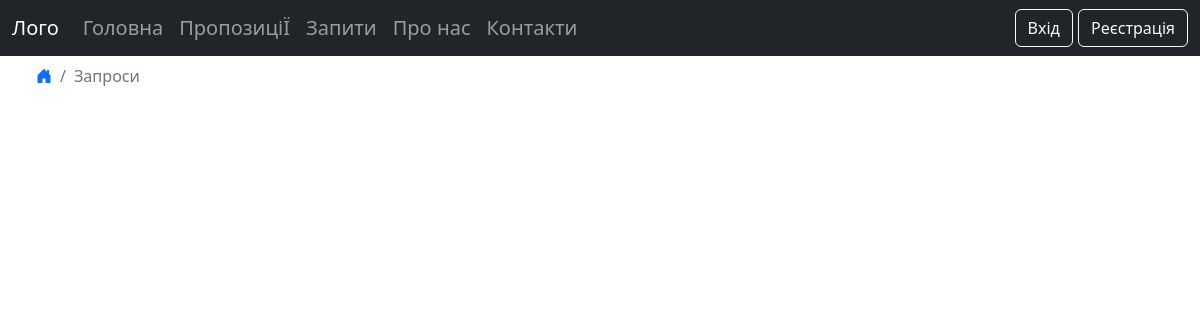
The app's page /requests/, older data.
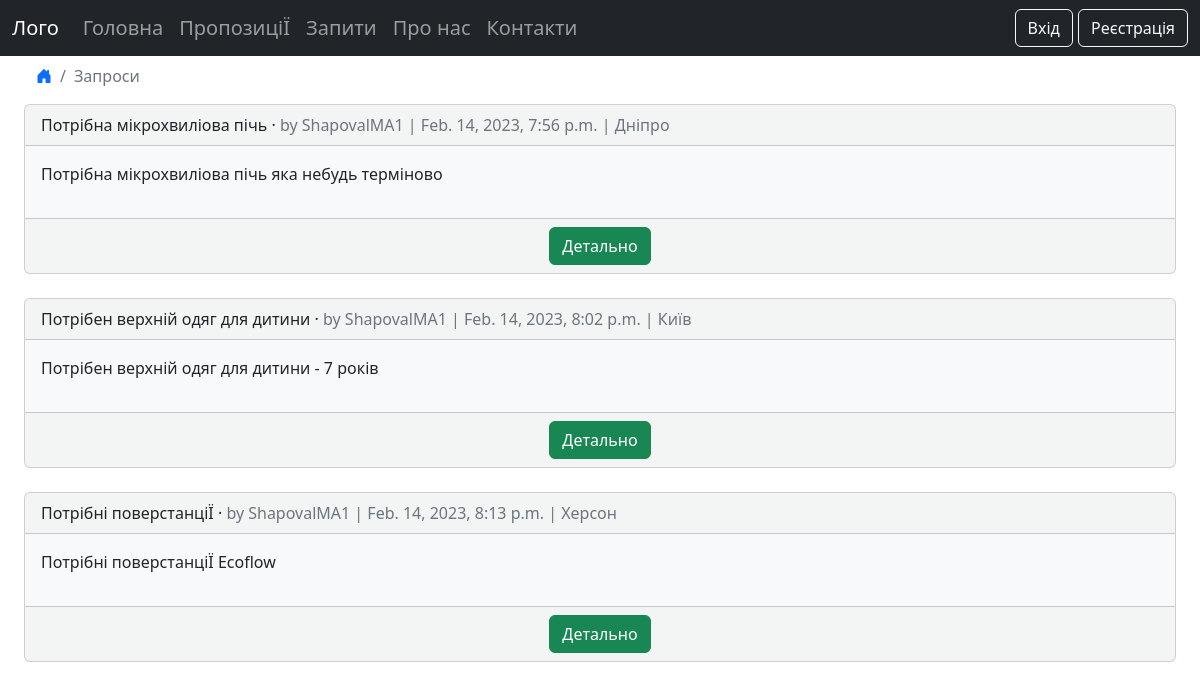
The same page, newer data.
### requests/models.py (models this page shows, shortened)
class Requests(models.Model):
    title = models.CharField(max_length=255)
    body = models.TextField('Опис', max_length=255)
    location = models.TextField(blank=True)
    date = models.DateTimeField(auto_now_add=True)
    author = models.ForeignKey(
        'accounts.CustomUser',
        on_delete=models.CASCADE,
    )

### accounts/models.py (models this page shows)
class CustomUser(AbstractUser):
    phone = models.CharField(max_length=15)

### requests/views.py (the view)
# urls.py: path("", RequestsListView.as_view(), name="requests_list"),
class RequestsListView(ListView):
    model = Requests
    template_name = "requests_list.html"

### templates/requests_list.html (shortened to what this page needs)
{% extends "base.html" %}
{% load crispy_forms_tags %}
{% block content %}
<ul class="breadcrumb ms-4">
    <li class="breadcrumb-item"><a href="{% url 'home' %}"><i class="bi bi-house-door-fill"></i></a></li>
    <li class="breadcrumb-item active">Запроси</li>
</ul>
{% for requests in requests_list %}
<div class="container-fluid">
    <div class="card card-list bg-light bg-opacity-50">
        <div class="card-header">
            <span class="font-weight-bold">{{ requests.title }}</span> &middot;
            <span class="text-muted">by {{ requests.author }} |
                {{ requests.date }} | {{ requests.location }}</span>
        </div>
        <div class="card-body bg-light post-entry">
            <p>{{ requests.body }}</p>
        </div>
        <div class="card-footer text-center text-muted">
            <a class = "btn btn-success" href="{% url 'requests_detail' requests.pk %}">Детально</a>
        </div>
    </div>
</div>
{% endfor %}
{% endblock content %}

### templates/base.html (shortened to what this page needs)
{% load static %}
<!DOCTYPE html>
<html lang="uk">
<head>
    <link rel="stylesheet" href="https://cdn.jsdelivr.net/npm/bootstrap@5.2.0/dist/css/bootstrap.min.css">
    <link rel="stylesheet" href="https://cdn.jsdelivr.net/npm/bootstrap-icons@1.9.1/font/bootstrap-icons.css">
</head>
<body>
    <div>
        <nav class="navbar navbar-expand-md navbar-dark bg-dark h5">
            <div class="container-fluid">
                <a class="navbar-brand" href="{% url 'home' %}">Лого</a>
                <div class="collapse navbar-collapse" id="collapsibleNavbar">
                    <ul class="navbar-nav">
                        <li class="nav-item">
                            <a class="nav-link" href="{% url 'home' %}">Головна</a>
                        </li>
                        <li class="nav-item">
                            <a class="nav-link" href="{% url 'offers_list' %}">ПропозиціЇ</a>
                        </li>
                        <li class="nav-item">
                            <a class="nav-link" href="{% url 'requests_list' %}">Запити</a>
                        </li>
                        <li class="nav-item">
                            <a class="nav-link" href="{% url 'about' %}">Про нас</a>
                        </li>
                        <li class="nav-item">
                            <a class="nav-link" href="{% url 'contacts' %}">Контакти</a>
                        </li>
                    </ul>
                    <div class="navbar-collapse justify-content-end">
                        <ul class="navbar-nav">
                            <li class="nav-item">
                                {% if user.is_authenticated %}
                                <span class="text-white h6">Привіт {{ user.first_name }}</span>
                                    <a class="btn btn-outline-light" href="{% url 'changepassword' %}">Зміна паролю</a>
                                    <a class="btn btn-outline-light" href="{% url 'logout' %}">Вийти</a>
                                {% else %}
                                    <a class="btn btn-outline-light" href="{% url 'login' %}">Вхід</a>
                                    <a class="btn btn-outline-light" href="{% url 'signup' %}">Реєстрація</a>
                                {% endif %}
                            </li>
                        </ul>
                    </div>
                </div>
            </div>
        </nav>
    </div>
    <div class="container-fluid">
        {% block content %}
        {% endblock content %}
    </div>
</body>
</html>

Row changes from the older to the newer data that the page shows:
added Requests: title "Потрібна мікрохвиліова пічь", author "ShapovalMA1", date "Feb. 14, 2023, 7:56 p.m.", location "Дніпро", body "Потрібна мікрохвиліова пічь яка небудь терміново"
added Requests: title "Потрібен верхній одяг для дитини", author "ShapovalMA1", date "Feb. 14, 2023, 8:02 p.m.", location "Київ", body "Потрібен верхній одяг для дитини - 7 років"
added Requests: title "Потрібні поверстанціЇ", author "ShapovalMA1", date "Feb. 14, 2023, 8:13 p.m.", location "Херсон", body "Потрібні поверстанціЇ Ecoflow"
